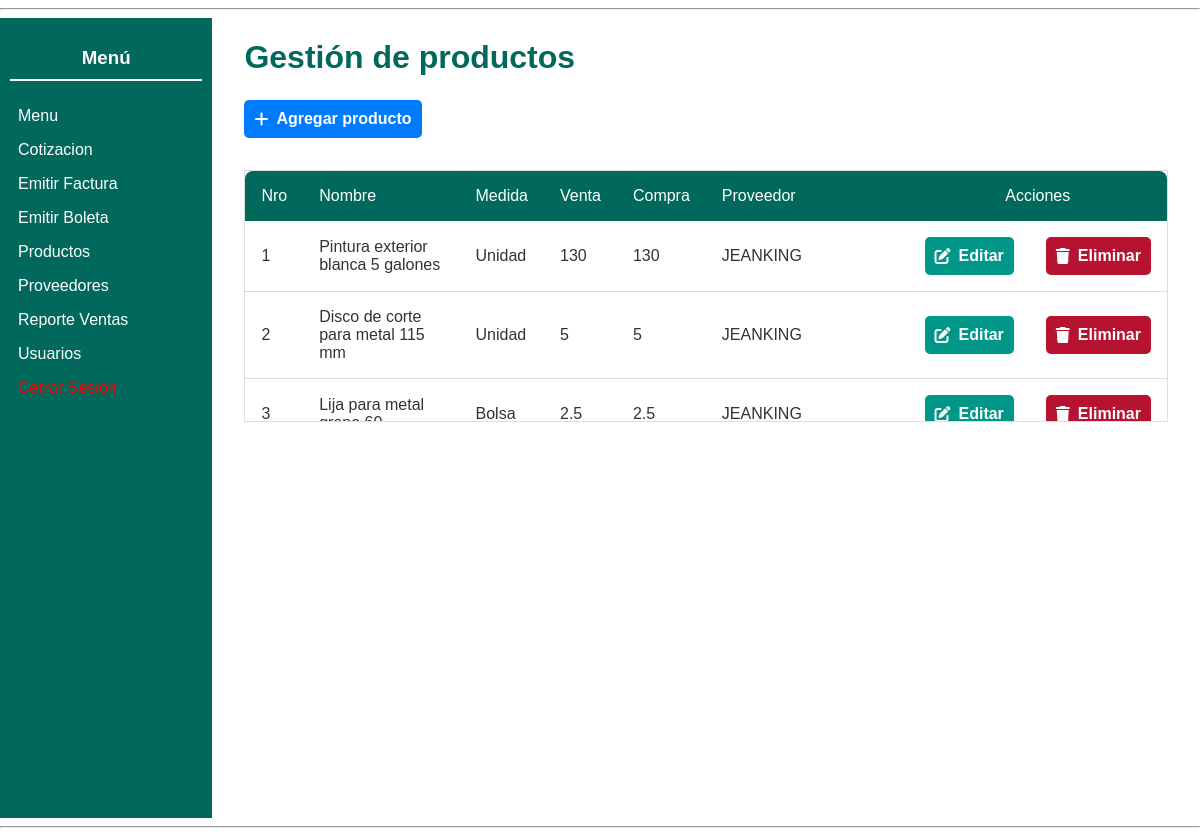
Screenshot of /moduloVentas/indexGestionarProductos.php (signed in) with the database file from the repository.
### tables this page shows
CREATE TABLE `productodetalles` (
  `ProductoDetallesID` int NOT NULL,
  `ProductoID` int NOT NULL,
  `UnidadMedida` varchar(255) NOT NULL,
  `ValorUnitarioCompra` double NOT NULL,
  `CategoriaFiscal` varchar(255) NOT NULL,
  `ProveedorID` int NOT NULL
);

CREATE TABLE `producto` (
  `ProductoID` int NOT NULL,
  `CodigoProducto` varchar(255) NOT NULL,
  `Descripcion` varchar(255) NOT NULL,
  `ValorUnitarioVenta` double NOT NULL,
  `EstadoProducto` int NOT NULL
);

CREATE TABLE `proveedor` (
  `ProveedorID` int NOT NULL,
  `NumeroRUC` varchar(255) NOT NULL,
  `RazonSocial` varchar(255) NOT NULL,
  `Telefono` int NOT NULL,
  `Email` varchar(255) NOT NULL,
  `Direccion` varchar(255) NOT NULL,
  `FechaRegistro` date NOT NULL,
  `EstadoProveedor` tinyint(1) NOT NULL DEFAULT '1'
);

### moduloVentas/indexGestionarProductos.php (called while the page is built, shortened)
<?php
include_once($_SERVER['DOCUMENT_ROOT'] . '/moduloVentas/panelGestionarProductos.php');
include_once($_SERVER['DOCUMENT_ROOT'] . '/modelo/productos.php');
$objProductos = new Productos();
$productos = $objProductos->getProductosBD();
$objPanelGestionarProductos = new panelGestionarProductos();
$objPanelGestionarProductos->panelGestionarProductosShow($productos);

### modelo/productos.php (called while the page is built, shortened)
<?php
class Productos
{
  public function getProductosBD()
  {
    $sql = "SELECT p.ProductoID, p.Descripcion, pd.UnidadMedida ,p.ValorUnitarioVenta, pd.ValorUnitarioCompra, pr.RazonSocial
                FROM productodetalles pd
                JOIN producto p ON pd.ProductoID = p.ProductoID
                JOIN proveedor pr ON pd.ProveedorID = pr.ProveedorID
                WHERE p.EstadoProducto = 1";
    $conexion = Conexion::conectarBD();
    $respuesta = $conexion->query($sql);
    $productos = array();
    while ($fila = $respuesta->fetch_assoc()) {
      $productos[] = $fila;
    }
    return $productos;
  }
}

### moduloVentas/panelGestionarProductos.php (the view, shortened to what this page needs)
<?php
include_once($_SERVER['DOCUMENT_ROOT'] . '/shared/pantalla.php');
class panelGestionarProductos extends pantalla
{
    public function panelGestionarProductosShow($productos = null)
    {
?>
        <div style="display: flex; height: 100vh;">
            <main style="padding: 0 2rem;">
                <h1 style="color: #00695c;">Gestión de productos</h1>
                <form method="post" action="../moduloVentas/getProducto.php">
                    <button type="submit" name="btnAgregarProducto" class="btn agregar"><i class="fa-solid fa-plus" style="color: #FFF;"></i>Agregar producto</button>
                </form>
                <div class="table-cotizaciones">
                    <table id="productos-table">
                        <thead>
                            <tr>
                                <th>Nro</th>
                                <th>Nombre</th>
                                <th>Medida</th>
                                <th>Venta</th>
                                <th>Compra</th>
                                <th>Proveedor</th>
                                <th colspan="2" class="centered-colspan">Acciones</th>
                            </tr>
                        </thead>
                        <tbody>
                            <?php if ($productos !== null) : ?>
                                <?php foreach ($productos as $producto) : ?>
                                    <tr>
                                        <td><?= $producto['ProductoID']; ?></td>
                                        <td><?= $producto['Descripcion']; ?></td>
                                        <td><?= $producto['UnidadMedida']; ?></td>
                                        <td><?= $producto['ValorUnitarioVenta']; ?></td>
                                        <td><?= $producto['ValorUnitarioCompra']; ?></td>
                                        <td><?= $producto['RazonSocial']; ?></td>
                                        <form method="post" action="../moduloVentas/getProducto.php">
                                            <td>
                                                <button type="submit" name="btnEditarProducto" class="btn editar">
                                                    <i class="fa-solid fa-pen-to-square"></i>Editar
                                                </button>
                                            </td>
                                            <td>
                                                <button type="submit" name="btnEliminarProducto" class="btn eliminar">
                                                    <i class="fa-solid fa-trash"></i>Eliminar
                                                </button>
                                            </td>
                                        </form>
                                    </tr>
                                <?php endforeach; ?>
                            <?php else : ?>
                                <tr>
                                    <td colspan="6">No se encontraron productos.</td>
                                </tr>
                            <?php endif; ?>
                        </tbody>
                    </table>
                </div>
            </main>
        </div>
<?php
    }
}
?>

### assets/styles.css (style rules this page uses)
body { font-family: Arial, sans-serif; margin: 0; padding: 0; color: #333; }
main { padding: 2rem; width: 80%; max-width: 1200px; margin: 0 auto; }
main h1 { color: #00695c; margin-bottom: 1.5rem; font-size: 2rem; }
.btn, .btn:link, .btn:visited { display: inline-block; background: #00695c; color: #fff; border: none; padding: 0.5rem 1rem; border-radius: 4px; cursor: pointer; font-weight: bold; transition: background 0.3s; text-decoration: none; }
.table-cotizaciones { margin-top: 2rem; overflow-x: auto; }
.table-cotizaciones table { width: 100%; border-collapse: collapse; background: #fff; border-radius: 8px; overflow: hidden; }
.table-cotizaciones thead { background: #00695c; color: #fff; }
.table-cotizaciones thead th { padding: 1rem; text-align: left; font-weight: normal; }
.table-cotizaciones tbody td { padding: 1rem; border-bottom: 1px solid #ddd; }
th.centered-colspan { text-align: center !important; vertical-align: middle; }
.btn { display: inline-flex; align-items: center; justify-content: center; color: #fff; font-size: 16px; font-weight: bold; padding: 10px 10px; border: none; border-radius: 5px; cursor: pointer; }
.btn.agregar { background: #007bff; }
.btn.editar { background: #009688; }
.btn.eliminar { background: #b71331; }
button i { margin-right: 8px; }
.table-cotizaciones { border: 1px solid #ddd; max-height: 250px; overflow-x: auto; }

### rows the page displays
productodetalles: ProductoID.ProductoID "1", ProductoID.Descripcion "Pintura exterior blanca 5 galones", UnidadMedida "Unidad", ProductoID.ValorUnitarioVenta "130", ValorUnitarioCompra "130", ProveedorID.RazonSocial "JEANKING"
productodetalles: ProductoID.ProductoID "2", ProductoID.Descripcion "Disco de corte para metal 115 mm", UnidadMedida "Unidad", ProductoID.ValorUnitarioVenta "5", ValorUnitarioCompra "5", ProveedorID.RazonSocial "JEANKING"
productodetalles: ProductoID.ProductoID "3", ProductoID.Descripcion "Lija para metal…", UnidadMedida "Bolsa", ProductoID.ValorUnitarioVenta "2.5", ValorUnitarioCompra "2.5", ProveedorID.RazonSocial "JEANKING"
